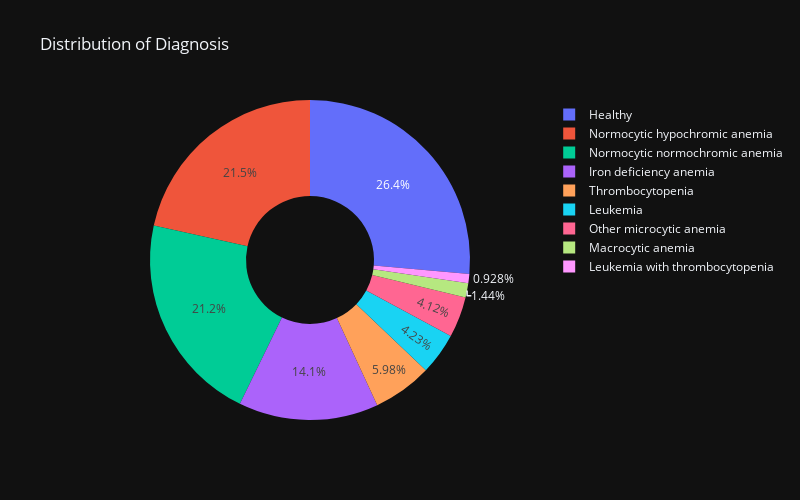

Source (notebook cell):
### Markdown cell above
# Exploratory Data Analysis

### Code cell
import plotly.express as px
# class distribution of target variable
target = y_train.value_counts()
target_df = pd.DataFrame(target).reset_index()
target_df.columns = ['Diagnosis', 'Count']


fig = px.pie(data_frame=target_df, values='Count', names='Diagnosis', 
             hole=0.4,
             width=800, height=500, 
             template='plotly_dark', 
             title='Distribution of Diagnosis')
fig.show()

### Figure 1 — Plotly figure (JSON) as saved in the notebook; plotly's stock layout.template omitted (floating-point values rounded to 4 significant figures)
{"data": [{"domain": {"x": [0, 1], "y": [0, 1]}, "hole": 0.4, "hovertemplate": "Diagnosis=%{label}<br>Count=%{value}<extra></extra>", "labels": ["Healthy", "Normocytic hypochromic anemia", "Normocytic normochromic anemia", "Iron deficiency anemia", "Thrombocytopenia", "Leukemia", "Other microcytic anemia", "Macrocytic anemia", "Leukemia with thrombocytopenia"], "legendgroup": "", "name": "", "showlegend": true, "type": "pie", "values": [256, 209, 206, 137, 58, 41, 40, 14, 9]}], "layout": {"height": 500, "legend": {"tracegroupgap": 0}, "title": {"text": "Distribution of Diagnosis"}, "width": 800}}
